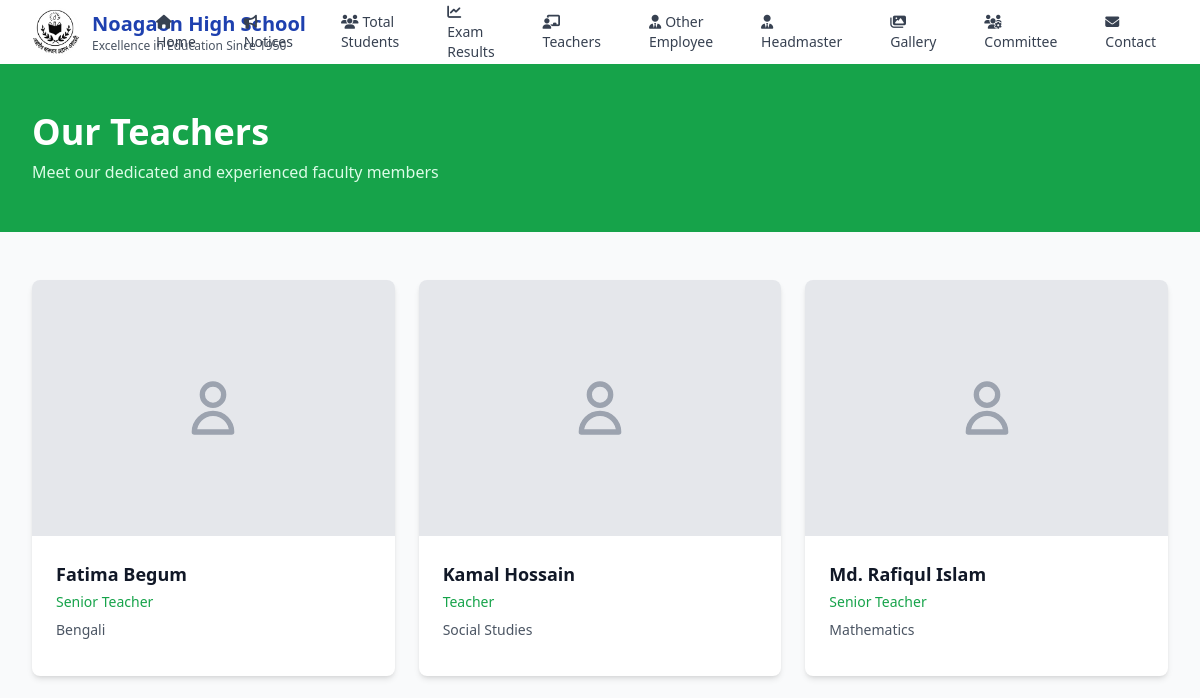
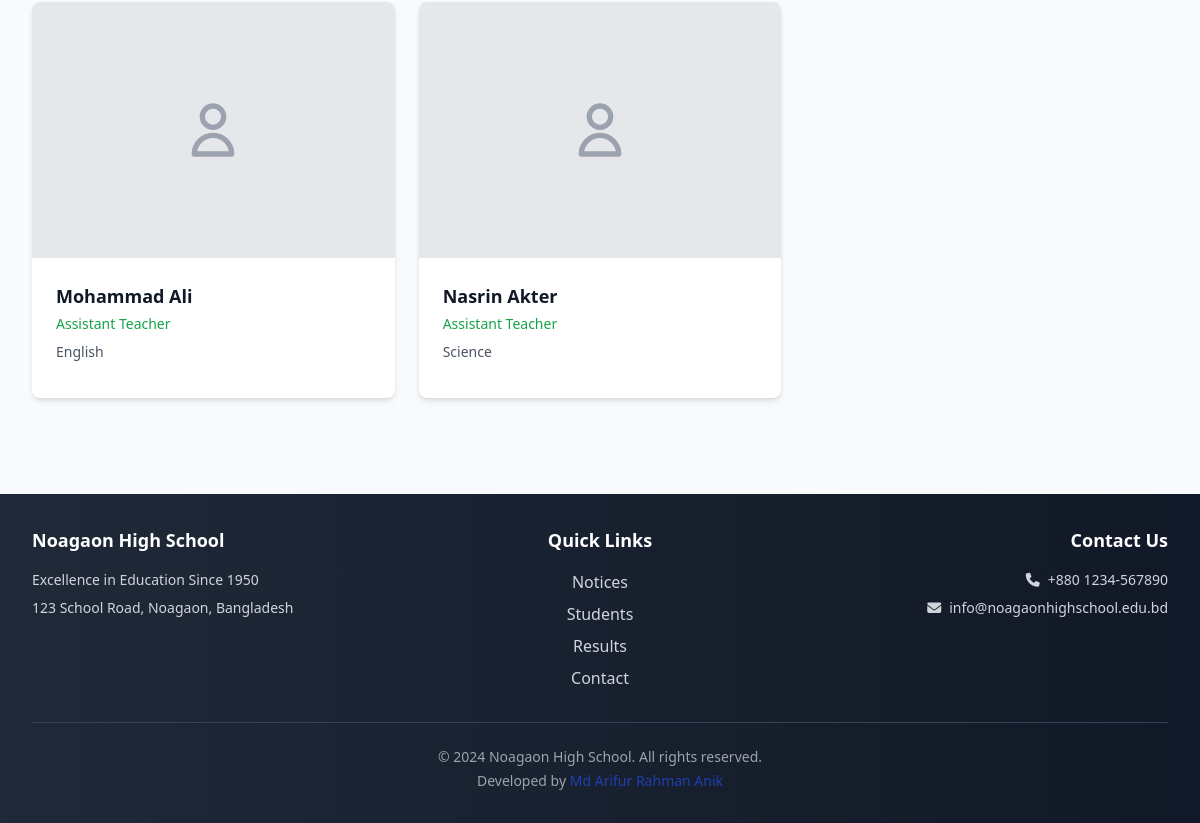
Before: /teachers/ with the older database file (2 pictures, top to bottom).
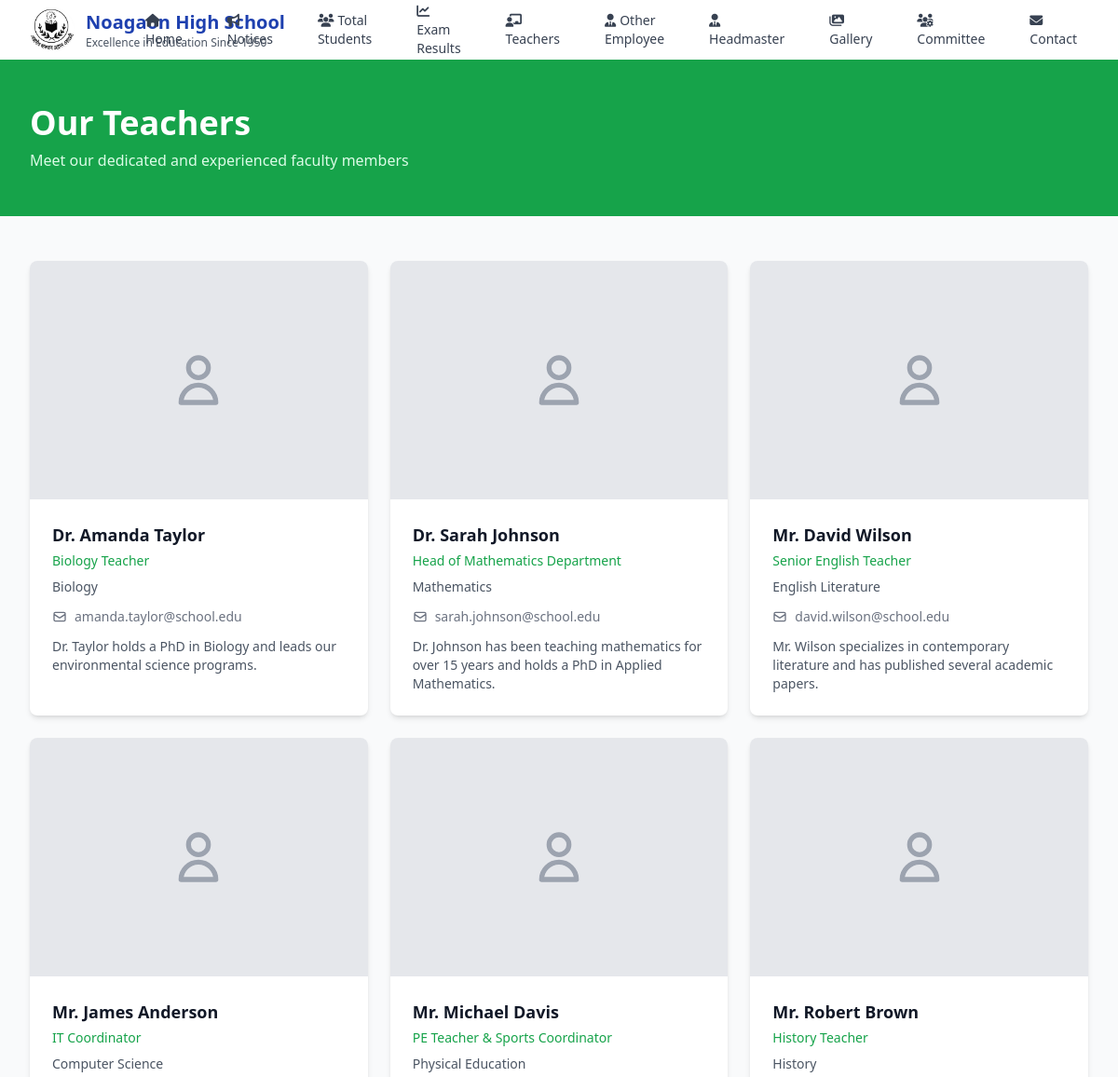
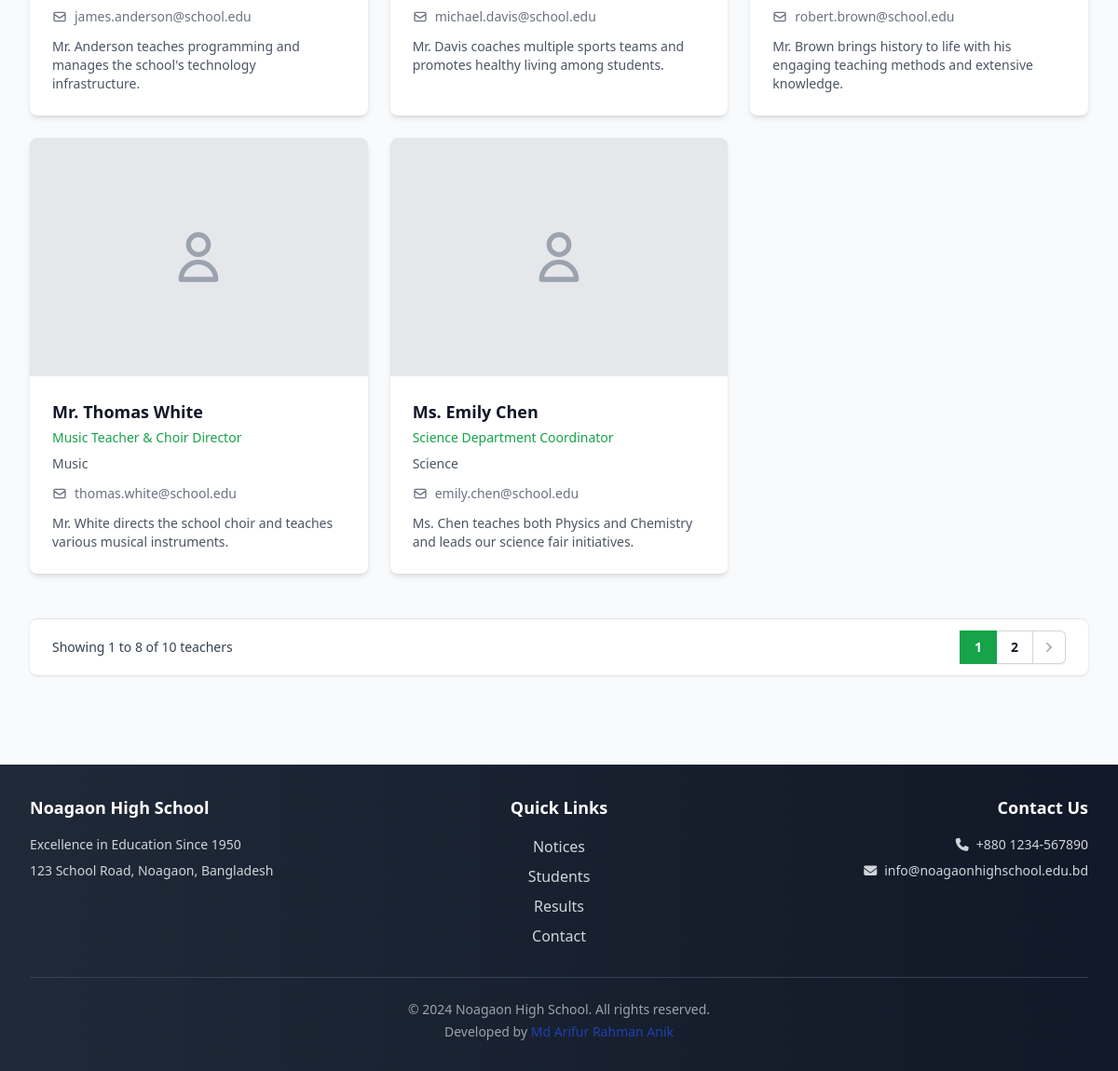
After: the same page with the newer database file (2 pictures, top to bottom).
### main/models.py (models this page shows, shortened)
class Teacher(models.Model):
    name = models.CharField(max_length=100)
    subject = models.CharField(max_length=100)
    designation = models.CharField(max_length=100)
    photo = models.ImageField(upload_to='teachers/', blank=True, null=True)
    contact_info = models.CharField(max_length=200, blank=True)
    bio = models.TextField(blank=True)
    class Meta:
        ordering = ['name']

### main/views.py (the view)
# urls.py: path('teachers/', views.teachers, name='teachers'),
def teachers(request):
    teachers_list = Teacher.objects.all()
    paginator = Paginator(teachers_list, 8)  # Show 8 teachers per page
    page_number = request.GET.get('page')
    page_obj = paginator.get_page(page_number)
    context = {
        'page_obj': page_obj,
    }
    return render(request, 'main/teachers.html', context)

### main/context_processors.py (called while the page is built)
def get_default_logo():
    logo_path = os.path.join(settings.MEDIA_ROOT, 'logo', 'Noagaon_logo.jpg')
    if os.path.exists(logo_path):
        return f"{settings.MEDIA_URL}logo/Noagaon_logo.jpg"
    return None

### templates/main/teachers.html (shortened to what the changed rows need)
{% extends 'base.html' %}
{% block content %}
<div class="bg-green-600 text-white">
    <div class="max-w-7xl mx-auto py-12 px-4 sm:px-6 lg:px-8">
        <h1 class="text-3xl md:text-4xl font-bold">Our Teachers</h1>
    </div>
</div>
<div class="py-12 bg-gray-50">
    <div class="max-w-7xl mx-auto px-4 sm:px-6 lg:px-8">
        {% if page_obj %}
            <div class="grid gap-6 md:grid-cols-2 lg:grid-cols-3 xl:grid-cols-4">
                {% for teacher in page_obj %}
                <div class="bg-white rounded-lg shadow-md overflow-hidden hover:shadow-lg transition-shadow">
                    <div class="aspect-w-3 aspect-h-4">
                        {% if teacher.photo %}
                            <img src="{{ teacher.photo.url }}" alt="{{ teacher.name }}"
                                 class="w-full h-64 object-cover">
                        {% else %}
                            <div class="w-full h-64 bg-gray-200 flex items-center justify-center">
                                <svg class="w-16 h-16 text-gray-400" fill="none" stroke="currentColor" viewBox="0 0 24 24">
                                    <path stroke-linecap="round" stroke-linejoin="round" stroke-width="2" d="M16 7a4 4 0 11-8 0 4 4 0 018 0zM12 14a7 7 0 00-7 7h14a7 7 0 00-7-7z"></path>
                                </svg>
                            </div>
                        {% endif %}
                    </div>
                    <div class="p-6">
                        <h3 class="text-lg font-semibold text-gray-900 mb-1">{{ teacher.name }}</h3>
                        <p class="text-sm text-green-600 font-medium mb-2">{{ teacher.designation }}</p>
                        <p class="text-sm text-gray-600 mb-3">{{ teacher.subject }}</p>
                        {% if teacher.contact_info %}
                            <div class="flex items-center text-sm text-gray-500 mb-3">
                                <svg class="w-4 h-4 mr-2" fill="none" stroke="currentColor" viewBox="0 0 24 24">
                                    <path stroke-linecap="round" stroke-linejoin="round" stroke-width="2" d="M3 8l7.89 5.26a2 2 0 002.22 0L21 8M5 19h14a2 2 0 002-2V7a2 2 0 00-2-2H5a2 2 0 00-2 2v10a2 2 0 002 2z"></path>
                                </svg>
                                <span>{{ teacher.contact_info }}</span>
                            </div>
                        {% endif %}
                        {% if teacher.bio %}
                            <p class="text-sm text-gray-600 line-clamp-3">{{ teacher.bio|truncatewords:20 }}</p>
                        {% endif %}
                    </div>
                </div>
                {% endfor %}
            </div>
            {% if page_obj.has_other_pages %}
            <div class="mt-12">
                <nav class="flex items-center justify-between border-t border-gray-200 bg-white px-4 py-3 sm:px-6 rounded-lg shadow">
                    <div class="hidden sm:flex sm:flex-1 sm:items-center sm:justify-between">
                        <div>
                            <p class="text-sm text-gray-700">
                                Showing
                                <span class="font-medium">{{ page_obj.start_index }}</span>
                                to
                                <span class="font-medium">{{ page_obj.end_index }}</span>
                                of
                                <span class="font-medium">{{ page_obj.paginator.count }}</span>
                                teachers
                            </p>
                        </div>
                        <div>
                            <nav class="isolate inline-flex -space-x-px rounded-md shadow-sm" aria-label="Pagination">
                                {% for num in page_obj.paginator.page_range %}
                                    {% if page_obj.number == num %}
                                        <span class="relative z-10 inline-flex items-center bg-green-600 px-4 py-2 text-sm font-semibold text-white focus:z-20 focus-visible:outline focus-visible:outline-2 focus-visible:outline-offset-2 focus-visible:outline-green-600">{{ num }}</span>
                                    {% elif num > page_obj.number|add:'-3' and num < page_obj.number|add:'3' %}
                                        <a href="?page={{ num }}"
                                           class="relative inline-flex items-center px-4 py-2 text-sm font-semibold text-gray-900 ring-1 ring-inset ring-gray-300 hover:bg-gray-50 focus:z-20 focus:outline-offset-0">{{ num }}</a>
                                    {% endif %}
                                {% endfor %}
                                {% if page_obj.has_next %}
                                    <a href="?page={{ page_obj.next_page_number }}"
                                       class="relative inline-flex items-center rounded-r-md px-2 py-2 text-gray-400 ring-1 ring-inset ring-gray-300 hover:bg-gray-50 focus:z-20 focus:outline-offset-0">
                                        <svg class="h-5 w-5" viewBox="0 0 20 20" fill="currentColor" aria-hidden="true">
                                            <path fill-rule="evenodd" d="M7.21 14.77a.75.75 0 01.02-1.06L11.168 10 7.23 6.29a.75.75 0 111.04-1.08l4.5 4.25a.75.75 0 010 1.08l-4.5 4.25a.75.75 0 01-1.06-.02z" clip-rule="evenodd" />
                                        </svg>
                                    </a>
                                {% endif %}
                            </nav>
                        </div>
                    </div>
                </nav>
            </div>
            {% endif %}
        {% endif %}
    </div>
</div>
{% endblock %}

Changed rows visible on the page:
no longer on this page (row edited): Teacher: name "Kamal Hossain", designation "Teacher", subject "Social Studies"
removed Teacher: name "Mohammad Ali", designation "Assistant Teacher", subject "English"
added Teacher: name "Dr. Amanda Taylor", designation "Biology Teacher", subject "Biology", contact_info "amanda.taylor@school.edu", bio "Dr. Taylor holds a PhD in Biology and leads our environmental science programs."
changed Teacher "Mathematics": name "Md. Rafiqul Islam" → "Dr. Sarah Johnson"; designation "Senior Teacher" → "Head of Mathematics Department"; contact_info (not shown) → "sarah.johnson@school.edu"; bio (not shown) → "Dr. Johnson has been teaching mathematics for over 15 years and holds a PhD in Applied Mathematics."; moves up the list
changed Teacher: name "Fatima Begum" → "Mr. David Wilson"; designation "Senior Teacher" → "Senior English Teacher"; subject "Bengali" → "English Literature"; contact_info (not shown) → "david.wilson@school.edu"; bio (not shown) → "Mr. Wilson specializes in contemporary literature and has published several academic papers."
added Teacher: name "Mr. James Anderson", designation "IT Coordinator", subject "Computer Science", contact_info "james.anderson@school.edu", bio "Mr. Anderson teaches programming and manages the school's technology infrastructure."
added Teacher: name "Mr. Michael Davis", designation "PE Teacher & Sports Coordinator", subject "Physical Education", contact_info "michael.davis@school.edu", bio "Mr. Davis coaches multiple sports teams and promotes healthy living among students."
changed Teacher: name "Nasrin Akter" → "Mr. Robert Brown"; designation "Assistant Teacher" → "History Teacher"; subject "Science" → "History"; contact_info (not shown) → "robert.brown@school.edu"; bio (not shown) → "Mr. Brown brings history to life with his engaging teaching methods and extensive knowledge."
added Teacher: name "Mr. Thomas White", designation "Music Teacher & Choir Director", subject "Music", contact_info "thomas.white@school.edu", bio "Mr. White directs the school choir and teaches various musical instruments."
added Teacher: name "Ms. Emily Chen", designation "Science Department Coordinator", subject "Science", contact_info "emily.chen@school.edu", bio "Ms. Chen teaches both Physics and Chemistry and leads our science fair initiatives."
Other visible differences:
{{ page_obj.start_index }}: (not shown) → "1"
{{ page_obj.end_index }}: (not shown) → "8"
{{ page_obj.paginator.count }}: (not shown) → "10"
text now shown: "Showing to of teachers"
new list line: "1"
new list line: "2"
